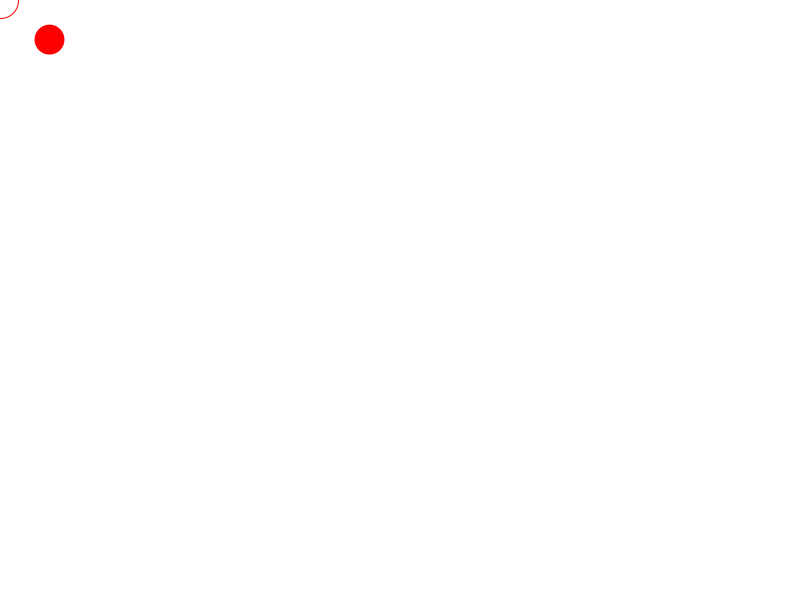
Frame 1 (no input)
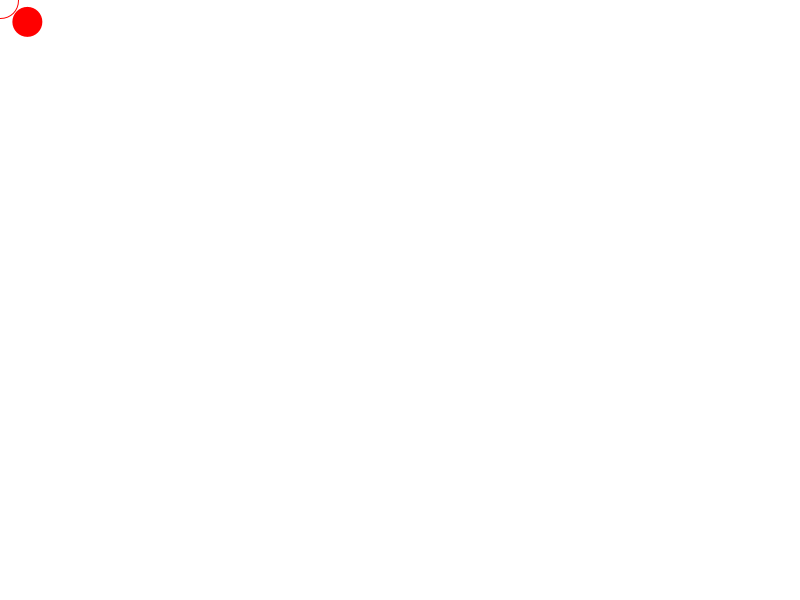
Frame 60 (the mouse pressed at the canvas centre just before this capture)
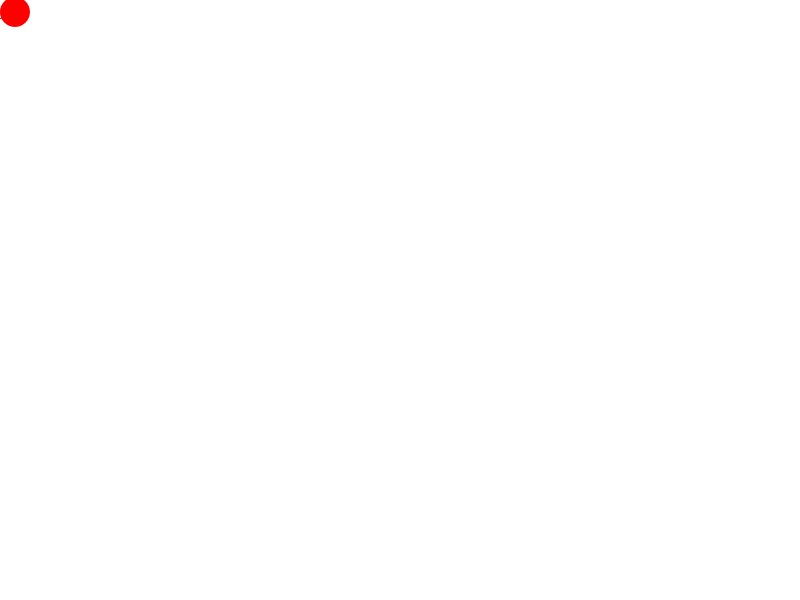
Frame 120 (the mouse held since frame 60 and released just before this capture)

The Processing sketch that drew these frames (run headless with seeded random() and noise(); from frame 60 on, the mouse is pressed at the canvas centre):

// Processing sketch: interpolation_1
// ── interpolation_1.pde
float x, y;
float dx, dy;
float d;

void setup() {
  size(800, 600);
  smooth();  
  x = 50; 
  y = 40;
  d = 30;
}

void mouseDragged() {
  dx = mouseX;
  dy = mouseY;
}

void draw() {
  // interpolation
  x += (dx - x) * 0.01;
  y += (dy - y) * 0.01; 

  // affichage
  background(255);

  fill(255, 0, 0);
  noStroke();
  ellipse(x, y, d, d);

  stroke(255, 0, 0);
  noFill();
  ellipse(dx, dy, d+7, d+7);
}
